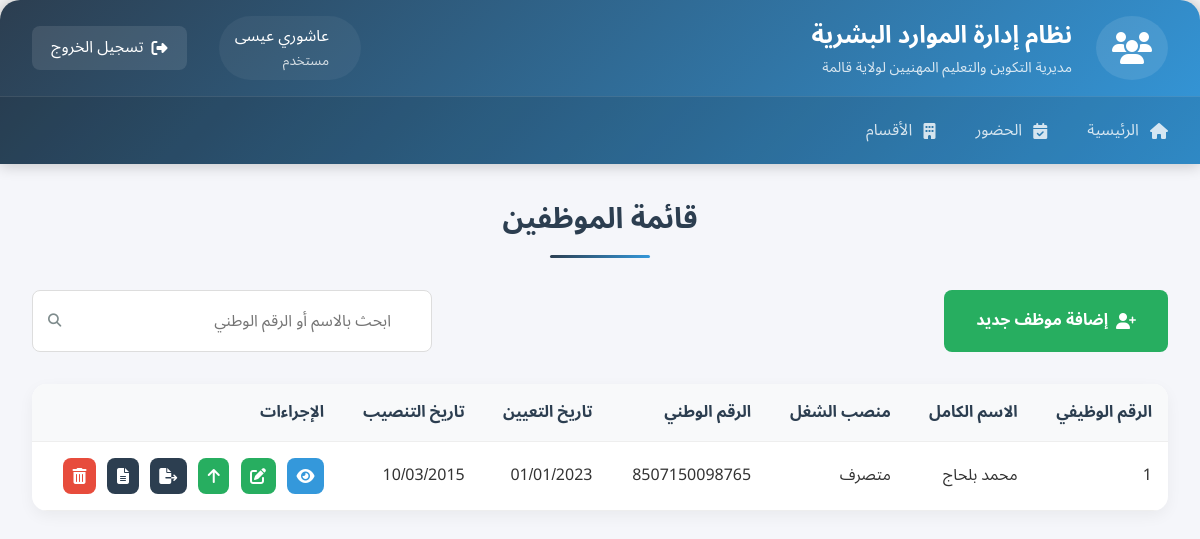
Page /list_employees.php (signed in) on the committed database.
### tables this page shows
CREATE TABLE `employees` (
  `employee_id` int(11) NOT NULL,
  `firstname_ar` varchar(100) NOT NULL,
  `lastname_ar` varchar(100) NOT NULL,
  `firstname_en` varchar(100) NOT NULL,
  `lastname_en` varchar(100) NOT NULL,
  `birth_date` date NOT NULL,
  `birth_place` varchar(100) NOT NULL,
  `gender` enum('male','female') NOT NULL COMMENT 'النوع',
  `bloodtype` varchar(20) NOT NULL,
  `national_id` varchar(20) NOT NULL COMMENT 'الرقم الوطني',
  `ssn` int(20) NOT NULL,
  `email` varchar(100) DEFAULT NULL,
  `phone` varchar(20) NOT NULL,
  `address` text DEFAULT NULL COMMENT 'العنوان',
  `position` varchar(50) NOT NULL COMMENT 'المنصب',
  `department_id` int(10) DEFAULT NULL,
  `first_hire_date` date NOT NULL,
  `hire_date` date NOT NULL COMMENT 'تاريخ التعيين',
  `is_active` tinyint(1) DEFAULT 1 COMMENT 'الحالة',
  `vacances_remain_days` int(20) NOT NULL,
  `created_at` timestamp NOT NULL DEFAULT current_timestamp(),
  `updated_at` timestamp NOT NULL DEFAULT current_timestamp() ON UPDATE current_timestamp()
);

### list_employees.php (the view, shortened to what this page needs)
<?php
$pdo = getDBConnection();
try {
    $sql = "SELECT * FROM employees ORDER BY employee_id ASC";
    $stmt = $pdo->prepare($sql);
    $stmt->execute();
    $employees = $stmt->fetchAll(PDO::FETCH_ASSOC);
} catch (PDOException $e) {
    die("خطأ في جلب البيانات: " . $e->getMessage());
}
function formatDate($date) {
    return date('d/m/Y', strtotime($date));
}
function getFullNameAr($employee) {
    return $employee['firstname_ar'] . ' ' . $employee['lastname_ar'];
}
?>
<!DOCTYPE html>
<html lang="ar" dir="rtl">
<head>
    <link rel="stylesheet" href="CSS/employee.css">
    <link rel="stylesheet" href="CSS/icons.css">
</head>
<body>
    <div class="dashboard-container">
        <?php include 'header.php'; ?>
        <main class="dashboard-main">
            <h1 class="dashboard-title">قائمة الموظفين</h1>
            <div class="employee-actions">
                <a href="add_employee.php" class="action-button edit-button">
                    <i class="fas fa-user-plus"></i> إضافة موظف جديد
                </a>
                <div class="search-form">
                    <div class="input-group">
                        <input type="text" id="searchInput" placeholder="ابحث بالاسم أو الرقم الوطني"
                               onkeyup="searchEmployees()">
                        <button class="search-button">
                            <i class="fas fa-search"></i>
                        </button>
                    </div>
                </div>
            </div>
            <div class="employees-list">
                <?php if (empty($employees)): ?>
                    <div class="no-results">
                        <i class="fas fa-user-slash"></i>
                        <p>لا توجد نتائج</p>
                    </div>
                <?php else: ?>
                    <div class="responsive-table">
                        <table class="employees-table" id="employeesTable">
                            <thead>
                                <tr>
                                    <th>الرقم الوظيفي</th>
                                    <th>الاسم الكامل</th>
                                    <th>منصب الشغل</th>
                                    <th>الرقم الوطني</th>
                                    <th>تاريخ التعيين</th>
                                    <th>تاريخ التنصيب</th>
                                    <th>الإجراءات</th>
                                </tr>
                            </thead>
                            <tbody id="employeesTableBody">
                                <?php foreach ($employees as $employee): ?>
                                    <tr>
                                        <td data-label="الرقم الوظيفي"><?= htmlspecialchars($employee['employee_id']) ?></td>
                                        <td data-label="الاسم"><?= htmlspecialchars(getFullNameAr($employee)) ?></td>
                                        <td data-label="الوظيفة"><?= htmlspecialchars($employee['position']) ?></td>
                                        <td data-label="الرقم الوطني"><?= htmlspecialchars($employee['national_id']) ?></td>
                                        <td data-label="تاريخ التعيين">
                                            <?= formatDate($employee['hire_date']) ?>
                                        </td>
                                        <td data-label="تاريخ التنصيب">
                                            <?= $employee['first_hire_date'] ? formatDate($employee['first_hire_date']) : 'غير محدد' ?>
                                        </td>
                                        <td data-label="الإجراءات" class="actions-cell">
                                            <a href="employee.php?id=<?= $employee['employee_id'] ?>"
                                               class="view-btn" title="عرض الملف">
                                                <i class="fas fa-eye"></i>
                                            </a>
                                            <a href="edit_employee.php?id=<?= $employee['employee_id'] ?>"
                                               class="edit-btn" title="تعديل">
                                                <i class="fas fa-edit"></i>
                                            </a>
                                            <a href="promote_employee.php?id=<?= $employee['employee_id'] ?>"
                                               class="edit-btn" title="ترقية">
                                                <i class="fas fa-arrow-up"></i>
                                            </a>
                                            <a href="extract.php?id=<?= $employee['employee_id'] ?>"
                                               class="documents-btn" title="إستخراج الملف">
                                                <i class="fas fa-file-export"></i>
                                            </a>
                                            <a href="document.php?id=<?= $employee['employee_id'] ?>"
                                               class="documents-btn" title="عرض المستندات">
                                                <i class="fas fa-file-alt"></i>
                                            </a>
                                            <a href="list_employees.php?delete=<?= $employee['employee_id'] ?>"
                                               class="delete-btn" title="حذف"
                                               onclick="return confirm('هل أنت متأكد من حذف هذا الموظف؟');">
                                                <i class="fas fa-trash"></i>
                                            </a>
                                        </td>
                                    </tr>
                                <?php endforeach; ?>
                            </tbody>
                        </table>
                    </div>
                <?php endif; ?>
            </div>
        </main>
    </div>
</body>
</html>

### CSS/employee.css (style rules this page uses)
* { margin: 0; padding: 0; box-sizing: border-box; font-family: 'Tajawal', 'Noto Sans Arabic', sans-serif; }
body { background-color: #f5f5f5; direction: rtl; color: #333; line-height: 1.6; }
.fas { font-family: 'Font Awesome'; -moz-osx-font-smoothing: grayscale; -webkit-font-smoothing: antialiased; display: inline-block; font-style: normal; font-variant: normal; text-rendering: auto; line-height: 1; }
.dashboard-container { background: #f5f6fa; min-height: 100vh; border-radius: 24px; max-width: 1400px; margin: 0 auto; box-shadow: 0 0 20px rgba(0,0,0,0.1); }
.dashboard-main { padding: 2rem; }
.dashboard-title { color: #2c3e50; text-align: center; margin-bottom: 2rem; font-size: 1.8rem; position: relative; padding-bottom: 1rem; }
.dashboard-title::after { content: ""; position: absolute; bottom: 0; right: 50%; transform: translateX(50%); width: 100px; height: 3px; background: linear-gradient(135deg, #2c3e50 0%, #3498db 100%); border-radius: 3px; }
.action-button { padding: 0.8rem 2rem; border: none; border-radius: 8px; font-size: 1rem; font-weight: 600; cursor: pointer; transition: all 0.3s ease; display: flex; align-items: center; gap: 0.5rem; text-decoration: none; }
.edit-button { background: #3498db; color: white; }
.edit-button { background: #27ae60; }
.employee-actions { display: flex; justify-content: space-between; gap: 1rem; margin-bottom: 2rem; flex-wrap: wrap; }
.search-form { flex-grow: 1; max-width: 400px; }
.input-group { position: relative; display: flex; }
.search-form input { width: 100%; padding: 0.8rem 2.5rem 0.8rem 1rem; border: 1px solid #ddd; border-radius: 8px; font-size: 1rem; }
.search-button { position: absolute; left: 0.5rem; top: 50%; transform: translateY(-50%); background: none; border: none; color: #7f8c8d; cursor: pointer; padding: 0.5rem; }
.employees-table { width: 100%; border-collapse: collapse; background: white; border-radius: 15px; overflow: hidden; box-shadow: 0 5px 15px rgba(0,0,0,0.05); }
.employees-table th, .employees-table td { padding: 1rem; text-align: right; border-bottom: 1px solid #eee; }
.employees-table th { background: #f8f9fa; color: #2c3e50; font-weight: 600; }
.actions-cell { display: flex; gap: 0.7rem; justify-content: flex-start; }
.view-btn, .edit-btn, .documents-btn, .delete-btn { padding: 0.6rem; border-radius: 8px; display: inline-flex; transition: all 0.3s ease; text-decoration: none; }
.view-btn { background: #3498db; color: white; }
.edit-btn { background: #27ae60; color: white; }
.delete-btn { background: #e74c3c; color: white; }
.documents-btn { background: #2c3e50; color: white; }

### list_employees.php (style rules this page uses)
body { font-feature-settings: "lnum"; -moz-font-feature-settings: "lnum"; -webkit-font-feature-settings: "lnum"; }

### rows in the picture
employees: employee_id "1", getFullNameAr($employee) "محمد بلحاج", position "متصرف", national "8507150098765", hire_date "01/01/2023", first_hire_date "10/03/2015"

### other values in the picture
$_SESSION['fullname'] "عاشوري عيسى"
$_SESSION['role'] "مستخدم"
